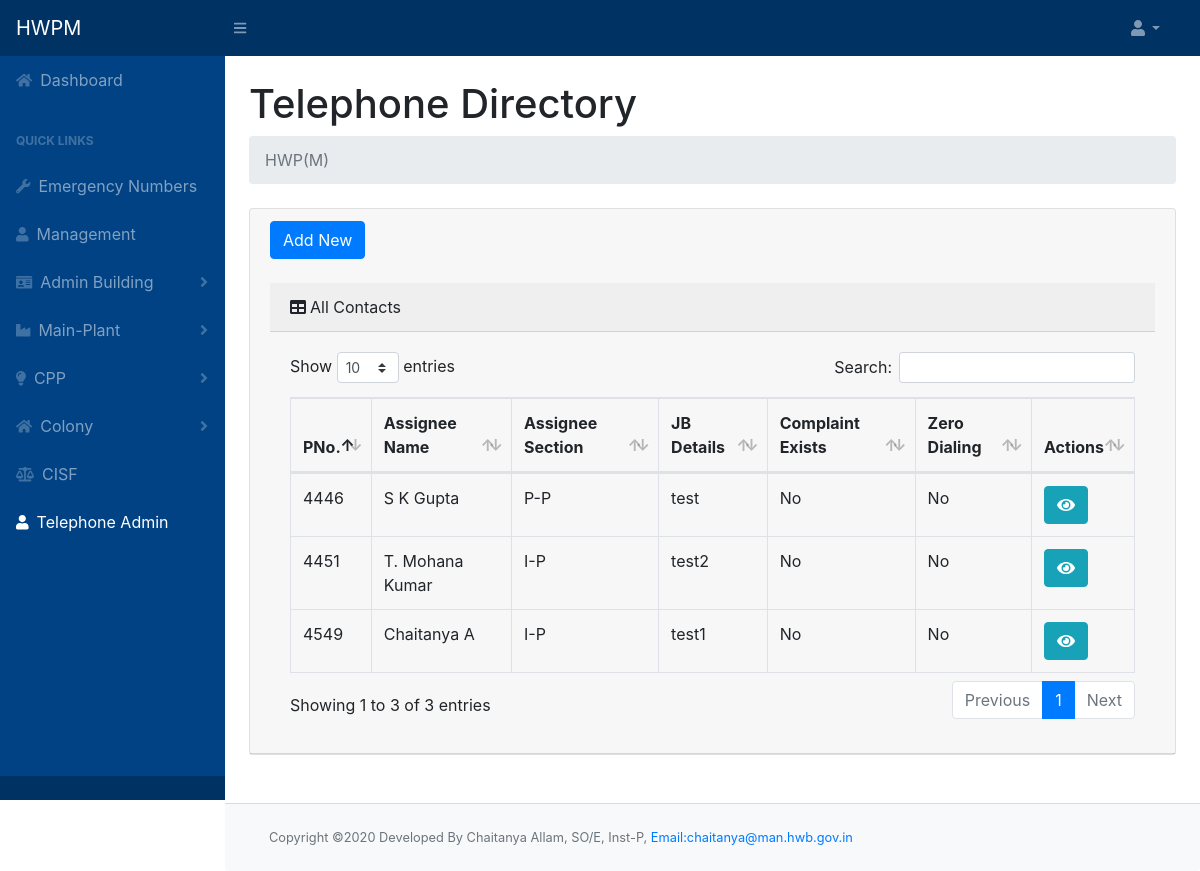
The page /teleadmin.php on the database as committed earlier.
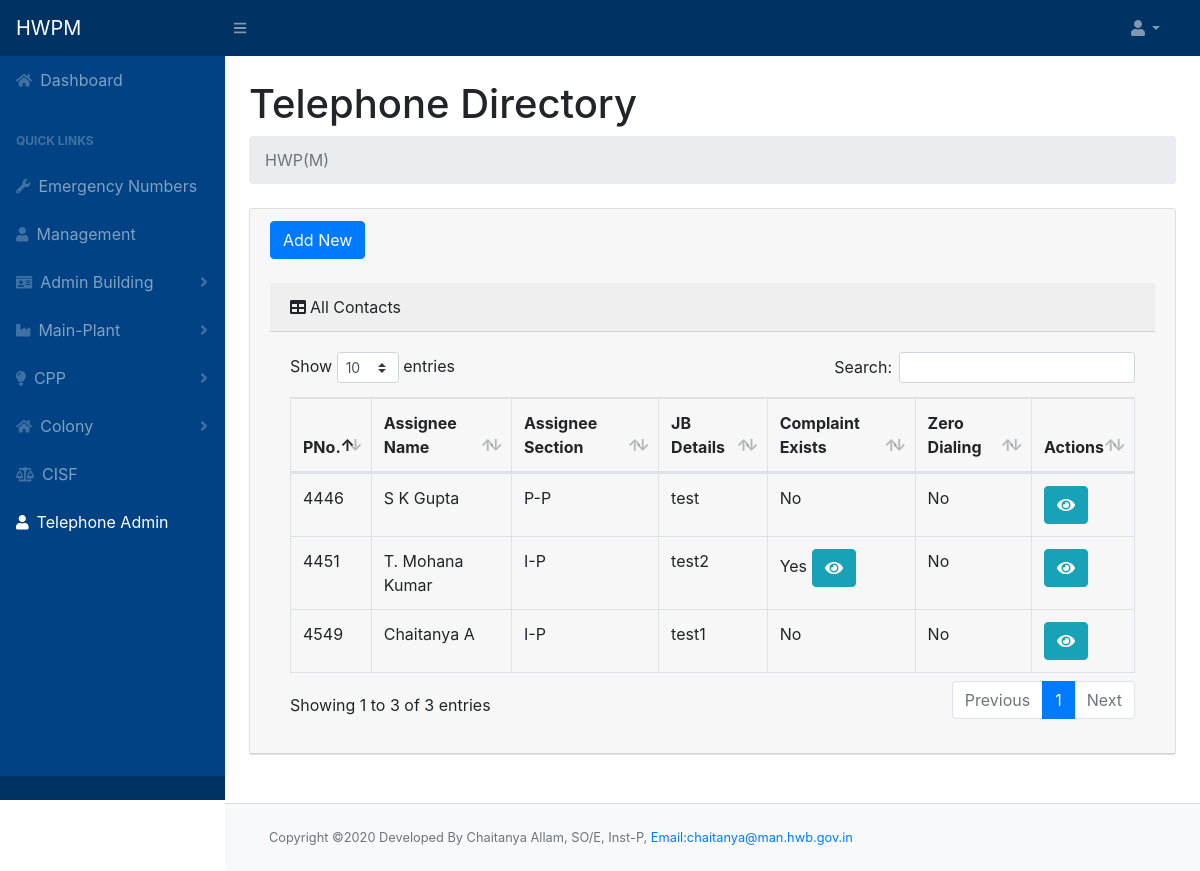
The same page on the database as committed later.
### tables this page shows
CREATE TABLE `phone_master` (
  `pno` int(10) NOT NULL,
  `parallel_pno` int(10) NOT NULL,
  `callerid_phone` int(10) NOT NULL,
  `wireless_phone` int(10) NOT NULL,
  `zero_dialing` int(10) NOT NULL,
  `jbdetails` text NOT NULL,
  `complaint_flag` tinyint(1) NOT NULL,
  `icno` int(10) NOT NULL,
  `off` tinyint(1) NOT NULL,
  `res` tinyint(1) NOT NULL,
  `emergency` tinyint(1) NOT NULL
);

CREATE TABLE `employee` (
  `icno` int(10) NOT NULL,
  `name` varchar(50) NOT NULL,
  `designation` varchar(50) NOT NULL,
  `section` varchar(50) NOT NULL,
  `pno` int(20) NOT NULL,
  `email` varchar(100) NOT NULL
);

### teleadmin.php (the view, shortened to what this page needs)
<!DOCTYPE html>
<html lang="en">
<?php include "header.php";
?>
<div id="layoutSidenav_content">
    <main>
        <div class="container-fluid">
            <h1 class="mt-4">Telephone Directory </h1>
            <ol class="breadcrumb mb-4">
                <li class="breadcrumb-item active">HWP(M)</li>
            </ol>
            <div class="card mb-4">
                <div class="card-header">
                    <button type="button" class="btn btn-primary" data-toggle="modal" data-target="#myModaladd">Add New </button><br><br>
                    <div class="card-header"><i class="fas fa-table mr-1"></i>All Contacts</div>
                    <div class="card-body">
                        <div class="table-responsive table-hover">
                            <table class="table table-bordered" id="dataTable" width="100%" cellspacing="0">
                                <thead>
                                    <tr>
                                        <th>PNo.</th>
                                        <th>Assignee Name</th>
                                        <th>Assignee Section</th>
                                        <th>JB Details</th>
                                        <th>Complaint Exists</th>
                                        <th>Zero Dialing</th>
                                        <th>Actions</th>
                                    </tr>
                                </thead>
                                <tbody>
                                    <?php
                                    $query = $conn->query("SELECT * FROM `phone_master`");
                                    while ($row = $query->fetch_assoc()) {
                                        echo "<tr>";
                                    ?>
                                        <td>
                                        <?php echo $row['pno'] ?>
                                        </td>
                                        <td><?php
                                        $query_string2="SELECT * FROM employee where `icno`='".$row['icno']."'";
                                        $query2=$conn->query($query_string2);
                                        if($query2->num_rows>0)
                                        {
                                            $row2=$query2->fetch_assoc();
                                            echo $row2['name'];
                                        }
                                        ?></td>
                                        <td><?php if(isset($row2))
                                        echo $row2['section']; ?></td>
                                        <td><?php echo $row['jbdetails'] ?></td>
                                        <td><?php if($row['complaint_flag']==1)
                                        {
                                        echo "Yes";?>
                                        <button type="button" class="btn btn-info" data-toggle="modal" data-target="#Complaint_Modal" id="viewComplaint" data-id="<?php echo $row['pno'] ?>"><i class="fa fa-eye"></i></button>
                                       <?php }
                                        else
                                        echo "No";
                                        ?></td>
                                        <td>
                                        <?php if($row['zero_dialing']==1)
                                        echo "Yes";
                                        else
                                        echo "No";
                                        ?>
                                        </td>
                                        <td>
                                        <button type="button" class="btn btn-info" data-toggle="modal" data-target="#myModalview" id="getUser" data-id="<?php echo $row['pno'] ?>"><i class="fa fa-eye"></i></button>
                                        </td>
                                        <?php
                                        echo "</tr>";
                                    } ?>
                                </tbody>
                            </table>
                        </div>
                    </div>
                </div>
            </div>
        </div>
    </main>
    <br>
    <footer class="py-4 bg-light mt-auto card-footer">
        <div class="container-fluid">
            <div class="d-flex align-items-center justify-content-between small">
                <div class="text-muted">Copyright &copy;2020 Developed By Chaitanya Allam, SO/E, Inst-P, <a href="mailto:chaitanya@man.hwb.gov.in" style="font-size:0.8rem">Email:chaitanya@man.hwb.gov.in</a></div>
            </div>
        </div>
    </footer>
</div>
<?php include "footer.php" ?>

Rows that differ between the two databases and show on the page:
changed phone_master "test2": complaint_flag "No" → "Yes"
